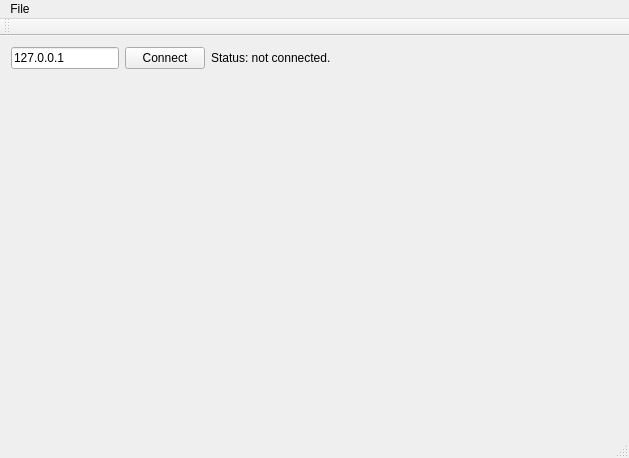
<?xml version="1.0" encoding="UTF-8"?>
<ui version="4.0">
 <class>MainWindow</class>
 <widget class="QMainWindow" name="MainWindow">
  <property name="geometry">
   <rect>
    <x>0</x>
    <y>0</y>
    <width>629</width>
    <height>458</height>
   </rect>
  </property>
  <property name="windowTitle">
   <string>MainWindow</string>
  </property>
  <widget class="QWidget" name="centralWidget">
   <layout class="QGridLayout" name="gridLayout">
    <item row="1" column="0">
     <layout class="QVBoxLayout" name="verticalLayout">
      <item>
       <widget class="SceneWidget" name="sceneWidget" native="true">
        <property name="sizePolicy">
         <sizepolicy hsizetype="Preferred" vsizetype="Expanding">
          <horstretch>0</horstretch>
          <verstretch>0</verstretch>
         </sizepolicy>
        </property>
       </widget>
      </item>
     </layout>
    </item>
    <item row="0" column="0">
     <layout class="QHBoxLayout" name="horizontalLayout_2">
      <item>
       <widget class="QLineEdit" name="hostLineEdit">
        <property name="sizePolicy">
         <sizepolicy hsizetype="Fixed" vsizetype="Fixed">
          <horstretch>0</horstretch>
          <verstretch>0</verstretch>
         </sizepolicy>
        </property>
        <property name="text">
         <string>127.0.0.1</string>
        </property>
       </widget>
      </item>
      <item>
       <widget class="QPushButton" name="connectButton">
        <property name="sizePolicy">
         <sizepolicy hsizetype="Fixed" vsizetype="Fixed">
          <horstretch>0</horstretch>
          <verstretch>0</verstretch>
         </sizepolicy>
        </property>
        <property name="text">
         <string>Connect</string>
        </property>
       </widget>
      </item>
      <item>
       <widget class="QLabel" name="statusLabel">
        <property name="text">
         <string>Status: not connected.</string>
        </property>
       </widget>
      </item>
     </layout>
    </item>
   </layout>
  </widget>
  <widget class="QMenuBar" name="menuBar">
   <property name="geometry">
    <rect>
     <x>0</x>
     <y>0</y>
     <width>629</width>
     <height>19</height>
    </rect>
   </property>
   <widget class="QMenu" name="menuFile">
    <property name="title">
     <string>File</string>
    </property>
    <addaction name="actionConnect"/>
   </widget>
   <addaction name="menuFile"/>
  </widget>
  <widget class="QToolBar" name="mainToolBar">
   <attribute name="toolBarArea">
    <enum>TopToolBarArea</enum>
   </attribute>
   <attribute name="toolBarBreak">
    <bool>false</bool>
   </attribute>
  </widget>
  <widget class="QStatusBar" name="statusBar"/>
  <action name="actionConnect">
   <property name="text">
    <string>Exit</string>
   </property>
  </action>
 </widget>
 <layoutdefault spacing="6" margin="11"/>
 <customwidgets>
  <customwidget>
   <class>SceneWidget</class>
   <extends>QWidget</extends>
   <header>../common/scene/scenewidget.h</header>
   <container>1</container>
  </customwidget>
 </customwidgets>
 <resources/>
 <connections/>
</ui>
